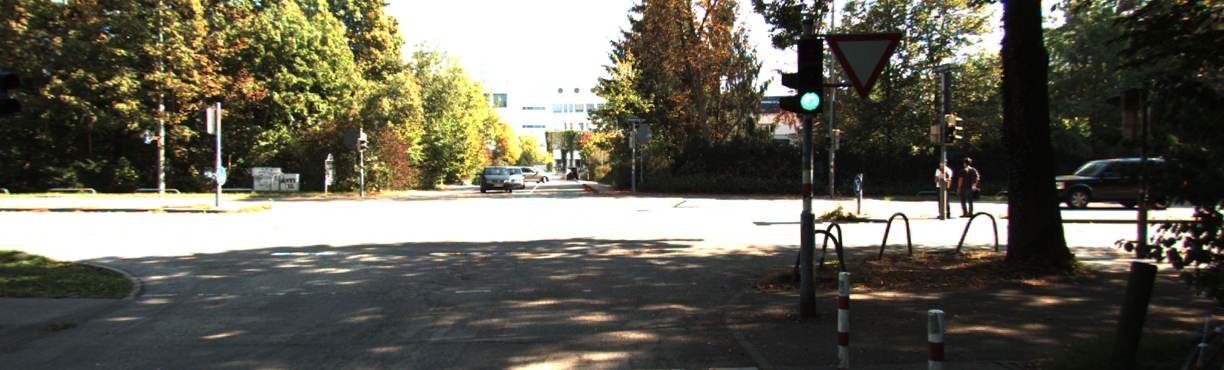
#> input picture 0.png, 1224 x 370 px; its folder holds 3 pictures in this run
$ python histogram_eq.py
#> lines starting #> are read from the running program, lines starting #| are printed output that depends on the picture
import numpy as np
import cv2
import matplotlib.pyplot as plt
import os
import glob

def plot_hist(intensity_count):
    intensity = np.arange(0,256)
    plt.stem(intensity, intensity_count , use_line_collection = 'True')
    plt.xlabel('intensity value')
    plt.ylabel('number of pixels')
    # plt.title('Histogram of the original image')
    plt.show()

def hist(image):
    bins = 256
    h = np.zeros(bins)
    for i in image:
        h[i] +=1
    return h

def cdf(count_matrix):
    sum = count_matrix[0]
    cum_sum = [sum]
    for i in range(0,len(count_matrix)-1):
        sum+=count_matrix[i+1]
        cum_sum.append(sum)
    return np.array(cum_sum)

def normalize(cdf):
    c = np.array(cdf)
    return ((c - c.min()) * 255) / (c.max() - c.min())

def hist_equalization(channel):
    y_histogram = hist(channel)
    # plot_hist(y_histogram)
    cum_dist = cdf(y_histogram)
    y_norm = np.int32(normalize(cum_dist))
    y_hist_equal = y_norm[channel]
    y_equal_hist = hist(y_hist_equal)
    # plot_hist(y_equal_hist)
    return y_hist_equal

def main():
    image_files = sorted(glob.glob('*.png'))
    fourcc = cv2.VideoWriter_fourcc('m', 'p', '4', 'v')
    choice = int(input('Enter the choice 1: Histogram Equalization 2:AHE '))
#> the answer given: 1
    if choice ==1:
        print('Performing Histogram Equalization')
        video = cv2.VideoWriter('HE.mp4',fourcc, 5, (1224, 370))
        for name in image_files:
            img = cv2.imread(name)
#> img is the input picture: shape (370, 1224, 3); mean B, G, R 83.7, 96.9, 98.8
            # converting RGB image to YCbCr color space for histogram equalization
            ycrcb_img = cv2.cvtColor(img, cv2.COLOR_BGR2YCR_CB)
#> ycrcb_img: shape (370, 1224, 3); mean of channels 0, 1, 2 95.9, 130, 121.1
            y_flatten = ycrcb_img[:, :, 0].flatten()
            equalized_channel = hist_equalization(y_flatten)
#> the loop in hist, `for i in image:` made 452880 passes
#> i on passes 1 to 3: 67, 74, 55
#> after the loop in hist, `for i in image:`: h = 256 values, max 62369 at index 255, min 0 at index 0, mean 1769.1
#> in hist_equalization, `y_histogram = hist(channel)`: y_histogram has the same summary as h in hist
#> in cdf, `sum = count_matrix[0]`: sum = 0
#> in cdf, `cum_sum = [sum]`: cum_sum = [0]
#> the loop in cdf, `for i in range(0,len(count_matrix)-1):` made 255 passes
#> sum on passes 1 to 3: 0, 0, 52
#> after the loop in cdf, `for i in range(0,len(count_matrix)-1):`: cum_sum = 256 values from 0 to 452880; sum = 452880
#> in hist_equalization, `cum_dist = cdf(y_histogram)`: cum_dist = 256 values from 0 to 452880
#> in hist_equalization, `y_norm = np.int32(normalize(cum_dist))`: y_norm = 256 values from 0 to 255
#> the loop in hist (call 2), `for i in image:` made 452880 passes
#> i on passes 1 to 3: 143, 152, 118
#> in hist_equalization, `y_equal_hist = hist(y_hist_equal)`: y_equal_hist = 256 values, max 62369 at index 255, min 0 at index 2, mean 1769.1
            ycrcb_img[:,:,0] = equalized_channel.reshape(ycrcb_img[:,:,0].shape)
#> ycrcb_img: shape (370, 1224, 3); mean of channels 0, 1, 2 130.3, 130, 121.1
            final_img = cv2.cvtColor(ycrcb_img, cv2.COLOR_YCR_CB2BGR)
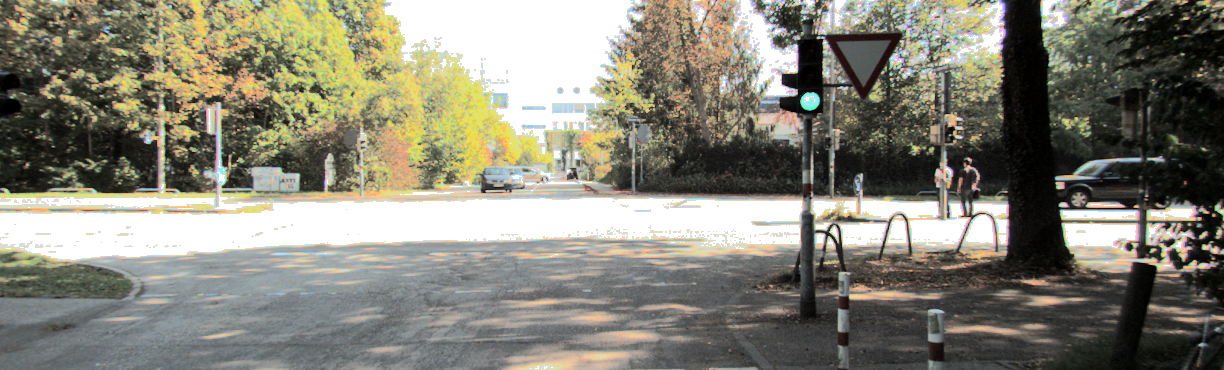
#> final_img: shape (370, 1224, 3); mean B, G, R 117.9, 131.2, 132.9
            video.write(final_img)
#> pass 2 of the loop in main, `for name in image_files:`:
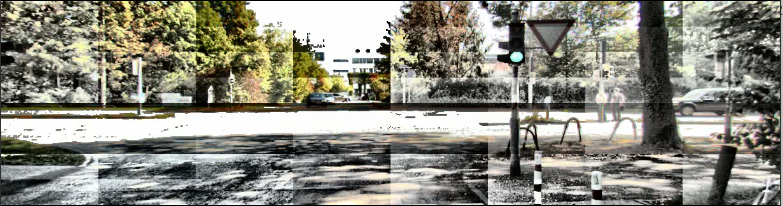
#> input picture ahe.png, 783 x 206 px
#> in main, img is the input picture: shape (206, 783, 3); mean B, G, R 125.4, 136.9, 137.7
#> the loop in cdf (call 2), `for i in range(0,len(count_matrix)-1):` made 255 passes
#> sum on passes 1 to 3: 2119, 2442, 2664
#> in main, `final_img = cv2.cvtColor(ycrcb_img, cv2.COLOR_YCR_CB2BGR)`:
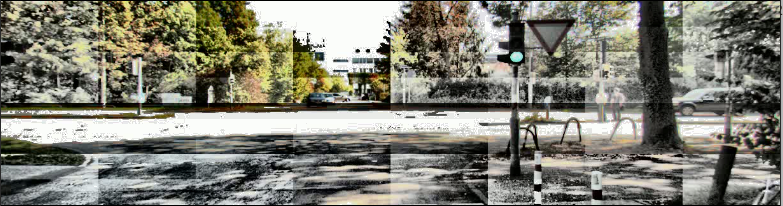
#> final_img: shape (206, 783, 3); mean B, G, R 116.1, 127.8, 128.4
    else:
        print('Performing Adaptive Histogram Equalization')
        video = cv2.VideoWriter('AHE.mp4', fourcc, 5, (1224, 320))
        for name in image_files:

            img = cv2.imread(name)
            # converting RGB image to YCbCr color space for histogram equalization
            ycrcb_img = cv2.cvtColor(img, cv2.COLOR_BGR2YCR_CB)
            ycrcb_img = cv2.resize(ycrcb_img, (1224,320))
            # splitting the image into 8*8 kernels
            sliced = np.split(ycrcb_img[:,:,0],8,axis=0)
            blocks = [np.split(img_slice,8,axis=1) for img_slice in sliced]
            for i in range(len(blocks)):
                for j in range(len(blocks[0])):
                    # print(blocks[i][j])
                    y_block_flatten = blocks[i][j].flatten()
                    equalized_block = hist_equalization(y_block_flatten)
                    blocks[i][j] = equalized_block.reshape((40,153))

            equalized_y = np.block(blocks)
            ycrcb_img[:,:,0]= np.float32(equalized_y)
            final_img = cv2.cvtColor(ycrcb_img, cv2.COLOR_YCrCb2BGR)
            video.write(final_img)
            # cv2.imshow('frame',final_img)
            # cv2.waitKey(0)

    print('Video saved')
    video.release()


if __name__ == '__main__':
    main()
